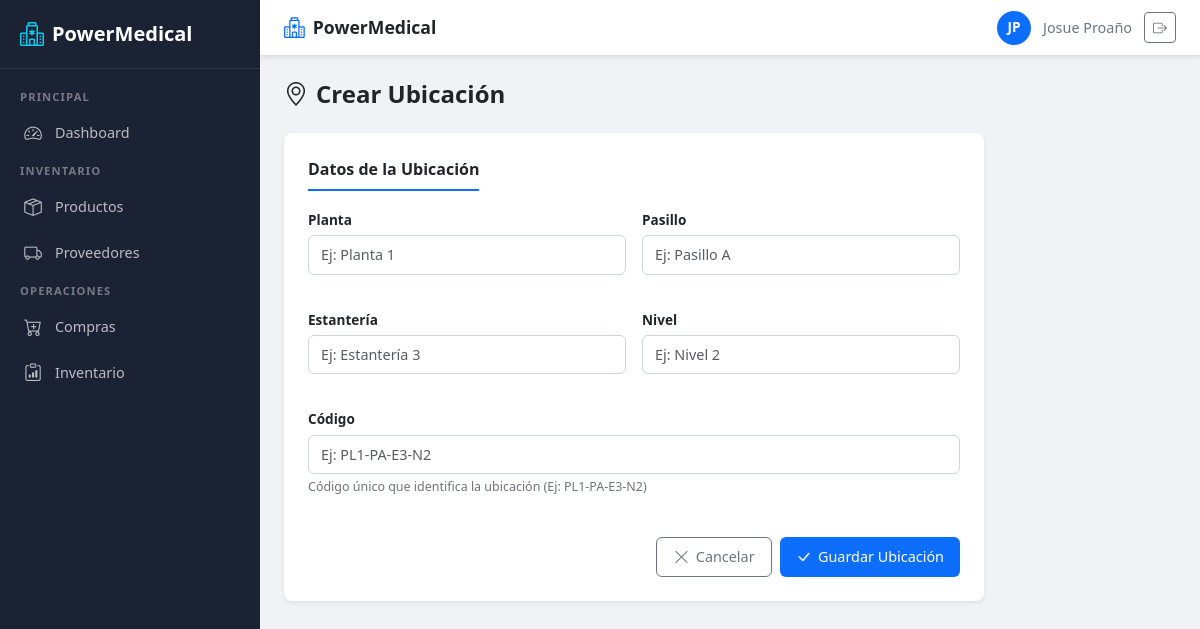
Screenshot of /usuarios/compras/ubicacion/crear/ (signed in) with the database file from the repository.
### usuarios/models.py (models this page shows)
class Usuario(AbstractUser):
    ROLES = [
        ('ADMIN', 'Administrador'),
        ('BODEGA', 'Bodeguero'),
        ('VENDEDOR', 'Vendedor'),
    ]
    rol = models.CharField(
        max_length=15,
        choices=ROLES,
        default='VENDEDOR'
    )

### usuarios/views.py (the view)
# urls.py: path('compras/ubicacion/crear/', views.crear_ubicacion, name='crear_ubicacion'),
@roles_permitidos('ADMIN', 'BODEGA')
def crear_ubicacion(request):
    detalle_id = request.GET.get('detalle_id') or request.POST.get('detalle_id')
    if request.method == 'POST':
        form = UbicacionForm(request.POST)
        if form.is_valid():
            ubicacion = form.save()
            messages.success(
                request,
                f'Ubicación {ubicacion.codigo} creada exitosamente.'
            )
            if detalle_id:
                return redirect('registrar_lote', detalle_id=int(detalle_id))
            return redirect('redireccion_rol')
    else:
        form = UbicacionForm()
    return render(request, 'usuarios/registro_ubicacion.html', {
        'form': form,
        'detalle_id': detalle_id,
    })

### usuarios/forms.py
class UbicacionForm(forms.ModelForm):
    class Meta:
        model = Ubicacion
        fields = ['planta', 'pasillo', 'estanteria', 'nivel', 'codigo']
        labels = {
            'planta': 'Planta',
            'pasillo': 'Pasillo',
            'estanteria': 'Estantería',
            'nivel': 'Nivel',
            'codigo': 'Código',
        }
        widgets = {
            'planta': forms.TextInput(attrs={
                'class': 'form-control',
                'placeholder': 'Ej: Planta 1',
            }),
            'pasillo': forms.TextInput(attrs={
                'class': 'form-control',
                'placeholder': 'Ej: Pasillo A',
            }),
            'estanteria': forms.TextInput(attrs={
                'class': 'form-control',
                'placeholder': 'Ej: Estantería 3',
            }),
            'nivel': forms.TextInput(attrs={
                'class': 'form-control',
                'placeholder': 'Ej: Nivel 2',
            }),
            'codigo': forms.TextInput(attrs={
                'class': 'form-control',
                'placeholder': 'Ej: PL1-PA-E3-N2',
            }),
        }

### usuarios/views.py (called while the page is built)
def roles_permitidos(*roles):
    def decorator(view_func):
        @wraps(view_func)
        @login_required
        def wrapper(request, *args, **kwargs):
            if request.user.is_superuser or request.user.rol in roles:
                return view_func(request, *args, **kwargs)
            return redirect('redireccion_rol')
        return wrapper
    return decorator

### usuarios/templates/usuarios/registro_ubicacion.html (shortened to what this page needs)
{% extends 'usuarios/base.html' %}
{% block content %}
<div class="pm-page-header">
    <h2><i class="bi bi-geo-alt me-2"></i>Crear Ubicación</h2>
</div>
<div class="pm-form-section" style="max-width: 700px;">
    <div class="section-title">Datos de la Ubicación</div>
    <form method="post" novalidate class="pm-form">
        <div class="row g-3">
            <div class="col-md-6 mb-3">
                <label for="id_planta" class="form-label">{{ form.planta.label }}</label>
                {{ form.planta }}
            </div>
            <div class="col-md-6 mb-3">
                <label for="id_pasillo" class="form-label">{{ form.pasillo.label }}</label>
                {{ form.pasillo }}
            </div>
            <div class="col-md-6 mb-3">
                <label for="id_estanteria" class="form-label">{{ form.estanteria.label }}</label>
                {{ form.estanteria }}
            </div>
            <div class="col-md-6 mb-3">
                <label for="id_nivel" class="form-label">{{ form.nivel.label }}</label>
                {{ form.nivel }}
            </div>
            <div class="col-md-12 mb-3">
                <label for="id_codigo" class="form-label">{{ form.codigo.label }}</label>
                {{ form.codigo }}
                <div class="form-text">Código único que identifica la ubicación (Ej: PL1-PA-E3-N2)</div>
            </div>
        </div>
        <div class="mt-4 d-flex justify-content-end gap-2">
            <a href="{% url 'redireccion_rol' %}" class="pm-btn pm-btn-outline-secondary">
                <i class="bi bi-x-lg"></i> Cancelar
            </a>
            <button type="submit" class="pm-btn pm-btn-primary">
                <i class="bi bi-check-lg"></i> Guardar Ubicación
            </button>
        </div>
    </form>
</div>
{% endblock %}

### usuarios/templates/usuarios/base.html (shortened to what this page needs)
{% load static %}
<!DOCTYPE html>
<html lang="es">
<head>
    <link href="https://cdn.jsdelivr.net/npm/bootstrap@5.3.0/dist/css/bootstrap.min.css" rel="stylesheet">
    <link href="https://cdn.jsdelivr.net/npm/bootstrap-icons@1.11.0/font/bootstrap-icons.css" rel="stylesheet">
    <link href="{% static 'usuarios/css/style.css' %}" rel="stylesheet">
</head>
<body>
    <aside class="pm-sidebar" id="sidebar">
        <a class="pm-sidebar-brand" href="{% url 'redireccion_rol' %}">
            <i class="bi bi-hospital"></i>
            <span>PowerMedical</span>
        </a>
        <nav class="pm-sidebar-nav">
            {% if user.is_superuser or user.rol == 'ADMIN' %}
                <div class="nav-section">Principal</div>
                <a class="nav-link {% if request.resolver_match.url_name == 'dashboard_admin' %}active{% endif %}" href="{% url 'dashboard_admin' %}">
                    <i class="bi bi-speedometer2"></i>
                    <span>Dashboard</span>
                </a>
                <div class="nav-section">Gestión</div>
                <a class="nav-link {% if request.resolver_match.url_name == 'registro_usuario' or request.resolver_match.url_name == 'editar_usuario' %}active{% endif %}" href="{% url 'registro_usuario' %}">
                    <i class="bi bi-people"></i>
                    <span>Usuarios</span>
                </a>
                <a class="nav-link {% if request.resolver_match.url_name == 'registro_producto' or request.resolver_match.url_name == 'lista_productos' or request.resolver_match.url_name == 'editar_producto' %}active{% endif %}" href="{% url 'lista_productos' %}">
                    <i class="bi bi-box-seam"></i>
                    <span>Productos</span>
                </a>
                <a class="nav-link {% if request.resolver_match.url_name == 'registrar_proveedor' %}active{% endif %}" href="{% url 'registrar_proveedor' %}">
                    <i class="bi bi-truck"></i>
                    <span>Proveedores</span>
                </a>
                <a class="nav-link {% if request.resolver_match.url_name == 'registrar_cliente' %}active{% endif %}" href="{% url 'registrar_cliente' %}">
                    <i class="bi bi-person-badge"></i>
                    <span>Clientes</span>
                </a>
                <div class="nav-section">Operaciones</div>
                <a class="nav-link {% if request.resolver_match.url_name == 'registrar_compra' %}active{% endif %}" href="{% url 'registrar_compra' %}">
                    <i class="bi bi-cart-plus"></i>
                    <span>Compras</span>
                </a>
                <a class="nav-link {% if request.resolver_match.url_name == 'registrar_venta' %}active{% endif %}" href="{% url 'registrar_venta' %}">
                    <i class="bi bi-cart-check"></i>
                    <span>Ventas</span>
                </a>
                <a class="nav-link {% if request.resolver_match.url_name == 'lista_inventario' %}active{% endif %}" href="{% url 'lista_inventario' %}">
                    <i class="bi bi-clipboard-data"></i>
                    <span>Inventario</span>
                </a>
            {% elif user.rol == 'BODEGA' %}
                <div class="nav-section">Principal</div>
                <a class="nav-link {% if request.resolver_match.url_name == 'dashboard_bodega' %}active{% endif %}" href="{% url 'dashboard_bodega' %}">
                    <i class="bi bi-speedometer2"></i>
                    <span>Dashboard</span>
                </a>
                <div class="nav-section">Inventario</div>
                <a class="nav-link " href="{% url 'lista_productos' %}">
                    <i class="bi bi-box-seam"></i>
                    <span>Productos</span>
                </a>
                <a class="nav-link {% if request.resolver_match.url_name == 'registrar_proveedor' %}active{% endif %}" href="{% url 'registrar_proveedor' %}">
                    <i class="bi bi-truck"></i>
                    <span>Proveedores</span>
                </a>
                <div class="nav-section">Operaciones</div>
                <a class="nav-link {% if request.resolver_match.url_name == 'registrar_compra' %}active{% endif %}" href="{% url 'registrar_compra' %}">
                    <i class="bi bi-cart-plus"></i>
                    <span>Compras</span>
                </a>
                <a class="nav-link {% if request.resolver_match.url_name == 'lista_inventario' %}active{% endif %}" href="{% url 'lista_inventario' %}">
                    <i class="bi bi-clipboard-data"></i>
                    <span>Inventario</span>
                </a>
            {% endif %}
        </nav>
    </aside>
    <div class="pm-main">
        <header class="pm-navbar">
            <a class="pm-navbar-brand" href="{% url 'redireccion_rol' %}">
                <i class="bi bi-hospital"></i>
                <span>PowerMedical</span>
            </a>
            <div class="pm-navbar-user">
                <div class="user-avatar">
                    {{ user.first_name|first|upper }}{{ user.last_name|first|upper }}
                </div>
                <span class="d-none d-md-inline">
                    {{ user.first_name }} {{ user.last_name|default:user.username }}
                </span>
                <a href="{% url 'logout' %}" class="btn btn-outline-secondary btn-sm" title="Cerrar sesión">
                    <i class="bi bi-box-arrow-right"></i>
                </a>
            </div>
        </header>
        <main class="pm-content">
            {% block content %}{% endblock %}
        </main>
    </div>
</body>
</html>

### usuarios/static/usuarios/css/style.css (style rules this page uses)
:root { --pm-primary: #0d6efd; --pm-primary-dark: #0a58ca; --pm-secondary: #6c757d; --pm-success: #198754; --pm-danger: #dc3545; --pm-warning: #ffc107; --pm-info: #0dcaf0; --pm-light: #f8f9fa; --pm-dark: #212529; --pm-sidebar-bg: #1a2233; --pm-sidebar-width: 260px; --pm-navbar-height: 56px; --pm-body-bg: #f0f2f5; --pm-card-shadow: 0 0.125rem 0.25rem rgba(0, 0, 0, 0.075); --pm-card-shadow-hover: 0 0.5rem 1rem rgba(0, 0, 0, 0.12); }
* { margin: 0; padding: 0; box-sizing: border-box; }
body { font-family: 'Segoe UI', Tahoma, Geneva, Verdana, sans-serif; background-color: var(--pm-body-bg); min-height: 100vh; }
.pm-sidebar { position: fixed; top: 0; left: 0; width: var(--pm-sidebar-width); height: 100vh; background: var(--pm-sidebar-bg); color: #fff; z-index: 1040; overflow-y: auto; transition: transform 0.3s ease; display: flex; flex-direction: column; }
.pm-sidebar-brand { padding: 1rem 1.25rem; font-size: 1.25rem; font-weight: 700; border-bottom: 1px solid rgba(255, 255, 255, 0.1); display: flex; align-items: center; gap: 0.5rem; min-height: var(--pm-navbar-height); text-decoration: none; color: #fff; }
.pm-sidebar-brand i { font-size: 1.5rem; color: var(--pm-info); }
.pm-sidebar-nav { padding: 0.75rem 0; flex: 1; }
.pm-sidebar-nav .nav-section { padding: 0.5rem 1.25rem 0.25rem; font-size: 0.7rem; text-transform: uppercase; letter-spacing: 0.1em; color: rgba(255, 255, 255, 0.4); font-weight: 600; }
.pm-sidebar-nav .nav-link { display: flex; align-items: center; gap: 0.75rem; padding: 0.6rem 1.25rem; color: rgba(255, 255, 255, 0.7); text-decoration: none; font-size: 0.9rem; transition: all 0.2s; border-left: 3px solid transparent; }
.pm-sidebar-nav .nav-link i { font-size: 1.1rem; width: 1.25rem; text-align: center; }
.pm-main { margin-left: var(--pm-sidebar-width); min-height: 100vh; display: flex; flex-direction: column; }
.pm-navbar { position: sticky; top: 0; z-index: 1030; height: var(--pm-navbar-height); background: #fff; border-bottom: 1px solid #dee2e6; box-shadow: var(--pm-card-shadow); display: flex; align-items: center; padding: 0 1.5rem; }
.pm-navbar-brand { font-weight: 700; font-size: 1.1rem; color: var(--pm-dark); text-decoration: none; display: flex; align-items: center; gap: 0.5rem; }
.pm-navbar-brand i { color: var(--pm-primary); font-size: 1.3rem; }
.pm-navbar-user { display: flex; align-items: center; gap: 0.75rem; font-size: 0.9rem; color: var(--pm-secondary); }
.pm-navbar-user .user-avatar { width: 34px; height: 34px; border-radius: 50%; background: var(--pm-primary); color: #fff; display: flex; align-items: center; justify-content: center; font-weight: 600; font-size: 0.85rem; }
.pm-content { padding: 1.5rem; flex: 1; }
.pm-page-header { display: flex; justify-content: space-between; align-items: center; margin-bottom: 1.5rem; flex-wrap: wrap; gap: 0.5rem; }
.pm-page-header h2 { font-size: 1.5rem; font-weight: 700; color: var(--pm-dark); margin: 0; }
.pm-form-section { background: #fff; border-radius: 0.5rem; box-shadow: var(--pm-card-shadow); padding: 1.5rem; margin-bottom: 1.5rem; }
.pm-form-section .section-title { font-size: 1rem; font-weight: 600; color: var(--pm-dark); margin-bottom: 1rem; padding-bottom: 0.5rem; border-bottom: 2px solid var(--pm-primary); display: inline-block; }
.pm-form .form-label { font-weight: 600; font-size: 0.85rem; color: var(--pm-dark); margin-bottom: 0.3rem; }
.pm-form .form-control, .pm-form .form-select { border-radius: 0.375rem; border: 1px solid #ced4da; padding: 0.5rem 0.75rem; font-size: 0.9rem; transition: border-color 0.2s, box-shadow 0.2s; }
.pm-form .form-text { font-size: 0.78rem; color: var(--pm-secondary); }
.pm-btn { display: inline-flex; align-items: center; gap: 0.4rem; font-size: 0.9rem; font-weight: 500; padding: 0.5rem 1rem; border-radius: 0.375rem; transition: all 0.2s; text-decoration: none; border: none; cursor: pointer; line-height: 1.4; }
.pm-btn i { font-size: 1rem; }
.pm-btn-primary { background: var(--pm-primary); color: #fff; }
.pm-btn-outline-secondary { background: transparent; color: var(--pm-secondary); border: 1px solid var(--pm-secondary); }

### rows the page displays
Usuario: first_name|first "J", last_name|first "P", first_name "Josue", last_name "Proaño"
